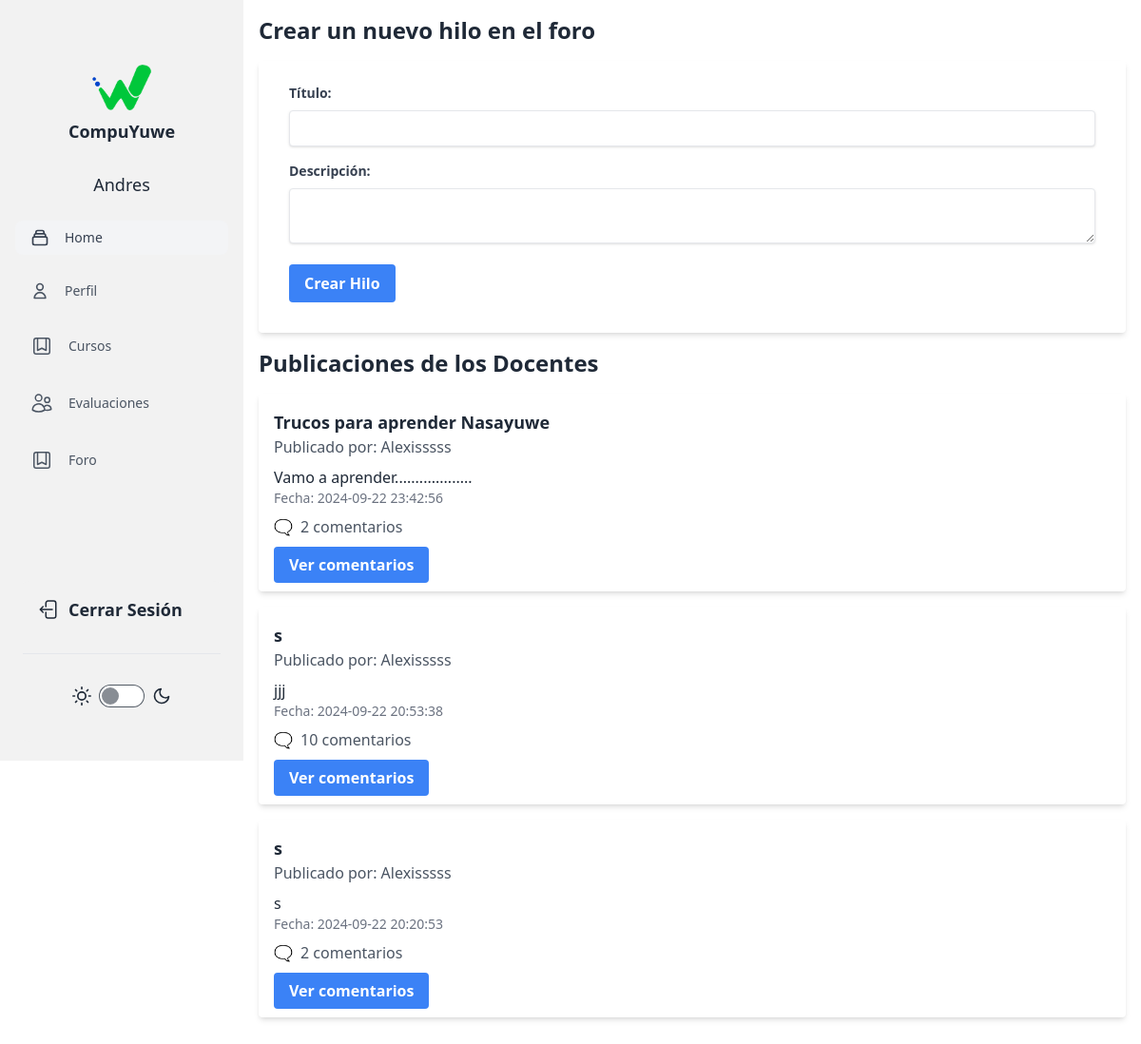
The app's page /foro (signed in), older data.
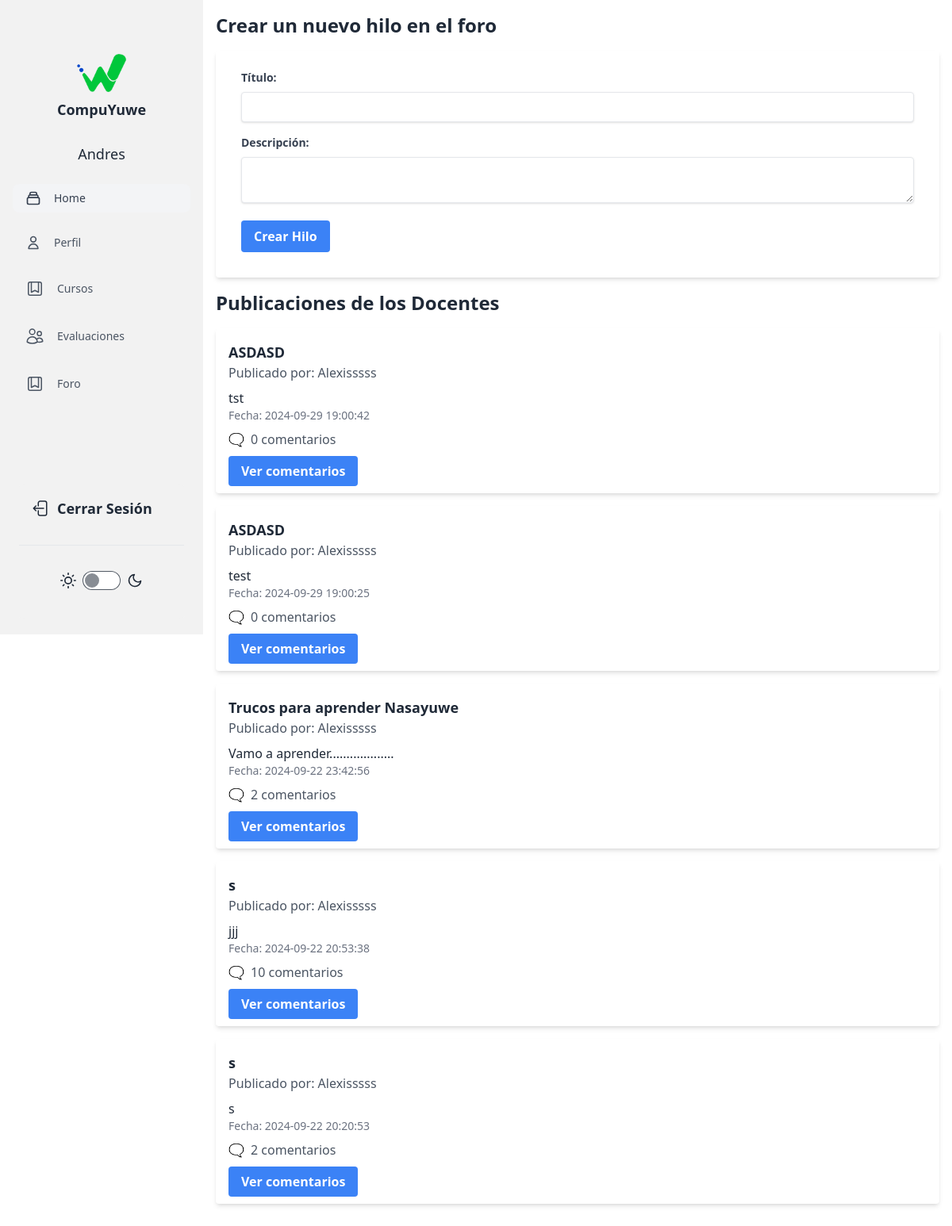
The same page, newer data.
### tables this page shows
CREATE TABLE `foro` (
  `id` int(11) NOT NULL,
  `titulo` varchar(255) NOT NULL,
  `descripcion` text NOT NULL,
  `fecha_creacion` timestamp NOT NULL DEFAULT current_timestamp(),
  `creador_id` bigint(20) NOT NULL,
  `tipo_creador` enum('docente','estudiante') NOT NULL
);

CREATE TABLE `docentes` (
  `documento_identidad` bigint(11) NOT NULL,
  `nombre` varchar(25) NOT NULL,
  `apellido` varchar(25) NOT NULL,
  `tipo_documento` varchar(25) NOT NULL,
  `telefono` varchar(11) NOT NULL,
  `titulo` varchar(30) NOT NULL,
  `email` varchar(50) NOT NULL,
  `fecha_nacimiento` varchar(25) NOT NULL,
  `contrasena` mediumtext NOT NULL,
  `estado` varchar(10) NOT NULL DEFAULT 'activo'
);

### App/Docentes/foro.php (the view, shortened to what this page needs)
<?php
include_once __DIR__ . '/../Docentes/header.php';
?>
<div class="container mx-auto p-4">
    <h2 class="text-2xl font-bold mb-4">Crear un nuevo hilo en el foro</h2>
    <form action="procesar_foro" method="POST" class="shadow-md rounded px-8 pt-6 pb-8 mb-4">
        <div class="mb-4">
            <label for="titulo" class="block text-gray-700 text-sm font-bold mb-2">Título:</label>
            <input type="text" id="titulo" name="titulo" required class="shadow appearance-none border rounded w-full py-2 px-3 text-gray-700 leading-tight focus:outline-none focus:shadow-outline">
        </div>
        <div class="mb-4">
            <label for="descripcion" class="block text-gray-700 text-sm font-bold mb-2">Descripción:</label>
            <textarea id="descripcion" name="descripcion" required class="shadow appearance-none border rounded w-full py-2 px-3 text-gray-700 leading-tight focus:outline-none focus:shadow-outline"></textarea>
        </div>
        <button type="submit" class="bg-blue-500 hover:bg-blue-700 text-white font-bold py-2 px-4 rounded focus:outline-none focus:shadow-outline">Crear Hilo</button>
    </form>
    <h2 class="text-2xl font-bold mb-4">Publicaciones de los Docentes</h2>
    <?php
    include_once __DIR__ . '/../db.php';
    $sql = "SELECT f.*, d.nombre AS nombre_docente
            FROM foro f
            JOIN docentes d ON f.creador_id = d.documento_identidad
            WHERE f.tipo_creador = 'docente'
            ORDER BY f.fecha_creacion DESC";
    $result = $conexion->query($sql);
    if ($result->num_rows > 0) {
        while ($row = $result->fetch_assoc()) {
            $comentarios_sql = "SELECT COUNT(*) AS total_comentarios FROM comentarios WHERE foro_id = ?";
            $comentarios_stmt = $conexion->prepare($comentarios_sql);
            $comentarios_stmt->bind_param("i", $row['id']);
            $comentarios_stmt->execute();
            $comentarios_result = $comentarios_stmt->get_result();
            $comentarios_row = $comentarios_result->fetch_assoc();
            $num_comentarios = $comentarios_row['total_comentarios'];
            echo '<div class="bg-white shadow-md rounded p-4 mb-4">';
            echo '<h3 class="text-lg font-semibold">' . htmlspecialchars($row['titulo']) . '</h3>';
            echo '<p class="text-gray-600 mb-2">Publicado por: ' . htmlspecialchars($row['nombre_docente']) . '</p>';
            echo '<p class="text-gray-800">' . nl2br(htmlspecialchars($row['descripcion'])) . '</p>';
            echo '<p class="text-gray-500 text-sm">Fecha: ' . $row['fecha_creacion'] . '</p>';
            echo '<div class="flex items-center mt-2 mb-4">';
            echo '<span class="mr-2">🗨️</span>';
            echo '<span class="text-gray-600">' . $num_comentarios . ' comentarios</span>';
            echo '</div>';
            echo '<label for="modal-' . $row['id'] . '" class="bg-blue-500 hover:bg-blue-700 text-white font-bold py-2 px-4 rounded focus:outline-none focus:shadow-outline cursor-pointer mt-4">Ver comentarios</label>';
            echo '</div>';
        }
    } else {
        echo '<p class="text-gray-500">No hay publicaciones disponibles.</p>';
    }
    ?>
</div>
<?php
include_once __DIR__ . '/../Docentes/footer.php';
?>

### index.php (shortened to what this page needs)
<?php
$url = isset($_GET['url']) ? rtrim($_GET['url'], '/') : '/';
if (array_key_exists($url, $routes)) {
    include $routes[$url];
} else {
    include '404.php';
}

### App/Docentes/header.php (shortened to what this page needs)
<!DOCTYPE html>
<html lang="es">
<head>
  <script src="https://cdn.tailwindcss.com"></script>
  <link href="https://cdn.jsdelivr.net/npm/daisyui@4.12.10/dist/full.min.css" rel="stylesheet" type="text/css" />
  <link href="https://cdnjs.cloudflare.com/ajax/libs/font-awesome/6.0.0/css/all.min.css" rel="stylesheet" />
</head>
<body>
  <div class="drawer lg:drawer-open">
    <div class="drawer-content flex flex-col">

### App/Docentes/footer.php (shortened to what this page needs)
</div>
<div class="drawer-side">
    <div class="menu p-4 w-64 max-w-full min-h-full bg-base-200 text-base-content">
        <a class="mx-auto mt-10 sm:mt-6" href="#">
        <img class="w-auto h-16 sm:h-16 mt-5" src="./img/logos/docente.png" alt="">
        </a>
        <h4 class="mx-auto mb-5 text-center font-bold text-lg w-56 truncate">CompuYuwe</h4>
        <h4 class="mx-auto mt-2 text-center font-medium text-lg w-56 truncate"><?php echo $_SESSION['nombre_usuario'] ?></h4>
        <div class="flex flex-col justify-between flex-1 mt-6">
            <nav class="">
                <a class="flex items-center px-4 py-2 text-gray-700 bg-gray-100 rounded-lg dark:bg-gray-800 dark:text-gray-200" href="index_docente">
                    <span class="mx-4 font-medium">Home</span>
                </a>
                <a class="flex items-center px-4 py-2 mt-5 text-gray-600 transition-colors duration-300 transform rounded-lg dark:text-gray-400 hover:bg-gray-100 dark:hover:bg-gray-800 dark:hover:text-gray-200 hover:text-gray-700" href="perfildocente">
                    <span class="mx-4 font-medium">Perfil</span>
                </a>
                <a class="flex items-center px-4 py-2 mt-5 text-gray-600 transition-colors duration-300 transform rounded-lg dark:text-gray-400 hover:bg-gray-100 dark:hover:bg-gray-800 dark:hover:text-gray-200 hover:text-gray-700" href="cursosdocentes">
                    <span class="mx-4 font-medium">Cursos</span>
                </a>
                <a class="flex items-center px-4 py-2 mt-5 text-gray-600 transition-colors duration-300 transform rounded-lg dark:text-gray-400 hover:bg-gray-100 dark:hover:bg-gray-800 dark:hover:text-gray-200 hover:text-gray-700" href="evaluaciones">
                    <span class="mx-4 font-medium">Evaluaciones</span>
                </a>
                <a class="flex items-center px-4 py-2 mt-5 text-gray-600 transition-colors duration-300 transform rounded-lg dark:text-gray-400 hover:bg-gray-100 dark:hover:bg-gray-800 dark:hover:text-gray-200 hover:text-gray-700" href="foro">
                    <span class="mx-4 font-medium">Foro</span>
                </a>
            </nav>
        </div>
        <ul class="menu menu-md bg-base-200 w-56 rounded-box absolute bottom-0 mb-5">
            <li>
                <a class="text-lg font-semibold" href="logout">
                    Cerrar Sesión
                </a>
            </li>
            <hr class="my-6 border-gray-200 dark:border-gray-600" />
            <li class="mb-5 text-center mx-auto">
                <label class="flex cursor-pointer gap-2">
                    <input type="checkbox" id="themeToggle" class="toggle theme-controller" />
                    <svg xmlns="http://www.w3.org/2000/svg" width="20" height="20" viewBox="0 0 24 24" fill="none" stroke="currentColor" stroke-width="2" stroke-linecap="round" stroke-linejoin="round">
                        <path d="M21 12.79A9 9 0 1 1 11.21 3 7 7 0 0 0 21 12.79z"></path>
                    </svg>
                </label>
            </li>
        </ul>
    </div>
</div>
</body>
</html>

Row changes from the older to the newer data that the page shows:
added foro: titulo "ASDASD", docentes.nombre "Alexisssss", descripcion "tst", fecha_creacion "2024-09-29 19:00:42", num_comentarios "0"
added foro: titulo "ASDASD", docentes.nombre "Alexisssss", descripcion "test", fecha_creacion "2024-09-29 19:00:25", num_comentarios "0"
